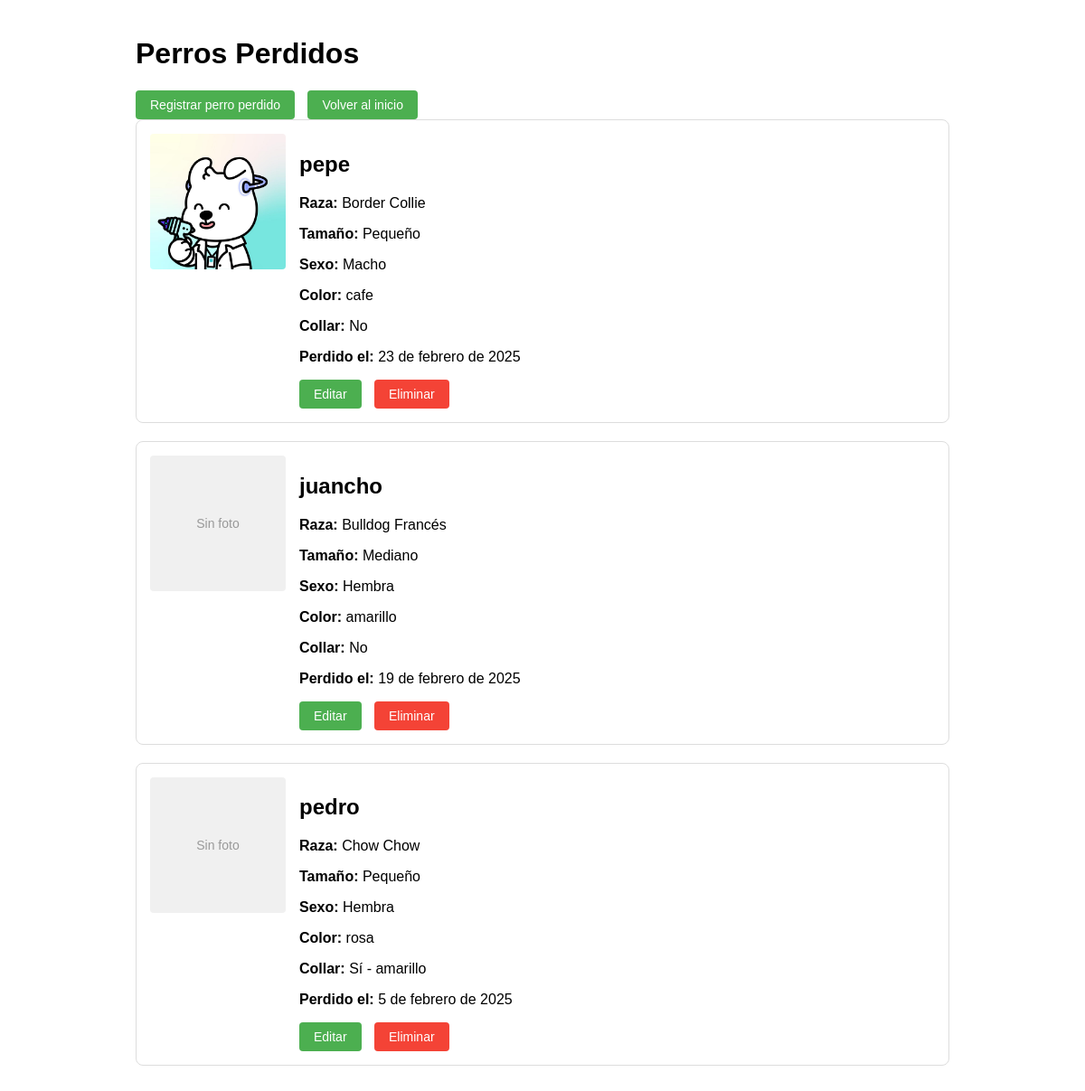
The app's page /lista/ with its own data.
### perros/models.py (models this page shows, shortened)
class Perro(models.Model):
    TAMANO_CHOICES = [
        ('pequeno', 'Pequeño'),
        ('mediano', 'Mediano'),
        ('grande', 'Grande'),
    ]
    SEXO_CHOICES = [
        ('macho', 'Macho'),
        ('hembra', 'Hembra'),
    ]
    COLLAR_CHOICES = [
        ('si', 'Sí'),
        ('no', 'No'),
    ]
    id = models.UUIDField(primary_key=True, default=uuid.uuid4, editable=False)
    nombre = models.CharField(max_length=100)
    raza = models.CharField(max_length=100)
    tamano = models.CharField(max_length=10, choices=TAMANO_CHOICES)
    sexo = models.CharField(max_length=10, choices=SEXO_CHOICES)
    collar = models.CharField(max_length=2, choices=COLLAR_CHOICES)
    color_collar = models.CharField(max_length=50, null=True, blank=True)
    color = models.CharField(max_length=50)
    foto = models.ImageField(upload_to='perros_fotos/', null=True, blank=True)
    descripcion = models.TextField(null=True, blank=True)
    fecha_perdido = models.DateField()

### perros/views.py (the view)
# urls.py: path('lista/', views.lista_perros, name='lista_perros'),
def lista_perros(request):
    perros = Perro.objects.all()
    return render(request, 'perros/lista_perros.html', {'perros': perros})

### perros/templates/perros/lista_perros.html (shortened to what this page needs)
<!DOCTYPE html>
<html lang="es">
<head>
</head>
<body>
    <h1>Perros Perdidos</h1>
    <a href="{% url 'perros:agregar_perro' %}" class="button">Registrar perro perdido</a>
 <a href="{% url 'perros:home' %}" class="button">Volver al inicio</a>
    <div>
        {% for perro in perros %}
            <div class="perro-card">
                {% if perro.foto %}
                    <img src="{{ perro.foto.url }}" alt="Foto de {{ perro.nombre }}" class="perro-foto">
                {% else %}
                    <div class="perro-foto no-foto">Sin foto</div>
                {% endif %}
                <div class="perro-info">
                    <h2>{{ perro.nombre }}</h2>
                    <p><strong>Raza:</strong> {{ perro.raza }}</p>
                    <p><strong>Tamaño:</strong> {{ perro.get_tamano_display }}</p>
                    <p><strong>Sexo:</strong> {{ perro.get_sexo_display }}</p>
                    <p><strong>Color:</strong> {{ perro.color }}</p>
                    {% if perro.collar == 'si' %}
                        <p><strong>Collar:</strong> Sí - {{ perro.color_collar }}</p>
                    {% else %}
                        <p><strong>Collar:</strong> No</p>
                    {% endif %}
                    <p><strong>Perdido el:</strong> {{ perro.fecha_perdido }}</p>
                    <div>
                        <a href="{% url 'perros:editar_perro' perro.id %}" class="button">Editar</a>
                        <form action="{% url 'perros:eliminar_perro' perro.id %}" method="post" style="display:inline;">
                            <button type="submit" class="button button-delete">Eliminar</button>
                        </form>
                    </div>
                </div>
            </div>
        {% empty %}
            <p>No hay perros registrados.</p>
        {% endfor %}
    </div>
</body>
</html>

### perros/templates/perros/lista_perros.html (style rules this page uses)
body { font-family: Arial, sans-serif; max-width: 900px; margin: 0 auto; padding: 20px; }
.perro-card { border: 1px solid #ddd; border-radius: 8px; margin-bottom: 20px; padding: 15px; display: flex; }
.perro-info { flex: 1; }
.perro-foto { width: 150px; height: 150px; object-fit: cover; margin-right: 15px; border-radius: 4px; }
.no-foto { background-color: #f0f0f0; display: flex; align-items: center; justify-content: center; color: #999; font-size: 14px; }
.button { display: inline-block; background-color: #4CAF50; color: white; padding: 8px 16px; margin-right: 10px; border: none; border-radius: 4px; cursor: pointer; text-decoration: none; font-size: 14px; }
.button-delete { background-color: #f44336; }

### records on screen
Perro: foto (picture), nombre "pepe", raza "Border Collie", tamano "Pequeño", sexo "Macho", color "cafe", shows "Collar:", collar "No", fecha_perdido "23 de febrero de 2025"
Perro: foto "Sin foto", nombre "juancho", raza "Bulldog Francés", tamano "Mediano", sexo "Hembra", color "amarillo", shows "Collar:", collar "No", fecha_perdido "19 de febrero de 2025"
Perro: foto "Sin foto", nombre "pedro", raza "Chow Chow", tamano "Pequeño", sexo "Hembra", color "rosa", color_collar "amarillo", fecha_perdido "5 de febrero de 2025"
